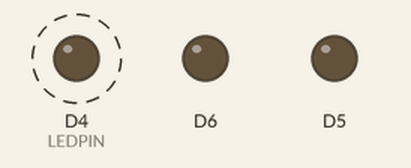
Recording of a sketch running on a simulated ESP8266 (Wemos D1 mini). On the bench: output pins drawn as LEDs (lit = HIGH). Dashed ring = blinking. WiFi joins after 1.5 s; servers stay silent unless stated; what the sketch prints to the serial monitor is not drawn.

Above: at 2.1 s.
Timing chart, 0 to 4.5 s (numbered marks = the images above):
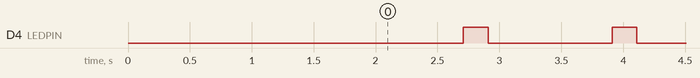

The sketch:

wifi_client_01.ino
```cpp
/*  Connects to the home WiFi network
   Asks some network parameters
   Sends and receives message from the server in every 2 seconds
   Communicates: wifi_server_01.ino
*/
#include <SPI.h>
#include <ESP8266WiFi.h>

#define LEDPIN 2

String message;
String texto;
int c;
int input;
int output;

char ssid[] = "PIRADATA";           // SSID of your home WiFi
char pass[] = "guifernandabf";            // password of your home WiFi

unsigned long askTimer = 0;

IPAddress server(192, 168, 43, 21);    // the fix IP address of the server
WiFiClient client;

void setup() {
  pinMode(D5, OUTPUT);
  digitalWrite(D5, LOW);
  pinMode(D6, OUTPUT);
  digitalWrite(D6, LOW);
  Serial.begin(115200);               // only for debug
  WiFi.begin(ssid, pass);             // connects to the WiFi router
  while (WiFi.status() != WL_CONNECTED) {
    Serial.print(".");
    delay(500);
  }
  Serial.println("Connected to wifi");
  Serial.print("Status: " ); Serial.println(WiFi.status()    );    // Network parameters
  Serial.print("IP: "     ); Serial.println(WiFi.localIP()   );
  Serial.print("Subnet: " ); Serial.println(WiFi.subnetMask());
  Serial.print("Gateway: "); Serial.println(WiFi.gatewayIP() );
  Serial.print("SSID: "   ); Serial.println(WiFi.SSID()      );
  Serial.print("Signal: " ); Serial.println(WiFi.RSSI()      );
  pinMode(LEDPIN, OUTPUT);
}

void loop () {

  client.connect(server, 80);   // Connection to the server
  digitalWrite(LEDPIN, LOW);    // to show the communication only (inverted logic)

  if (Serial.available() > 0) {
    c = Serial.read();
    while (c != 10) {
      texto += String((char)c);
      while (!(Serial.available() > 0));
      c = Serial.read();
    }
    client.println(texto); // sends the message to the server
    texto = "";
  }
  message = client.readStringUntil('\n');   // receives the message from the server
  if (!message.equals("\n") and !message.equals("\r") and !message.equals("\r\n") and !message.equals("")) {
    Serial.println("from server: \"" + message + "\"");

    if (message.charAt(0) == '1') {
      // turn LED on:
      digitalWrite(D5, HIGH);
    } else {
      // turn LED off:
      digitalWrite(D5, LOW);
    }
    if (message.charAt(1) == '1') {
      // turn LED on:
      digitalWrite(D6, HIGH);
    } else {
      // turn LED off:
      digitalWrite(D6, LOW);
    }


  }
  digitalWrite(LEDPIN, HIGH);
}
```

Measured:
- by itself, D4 (LEDPIN): alternates HIGH for 0.20 s and LOW for 1.0 s
